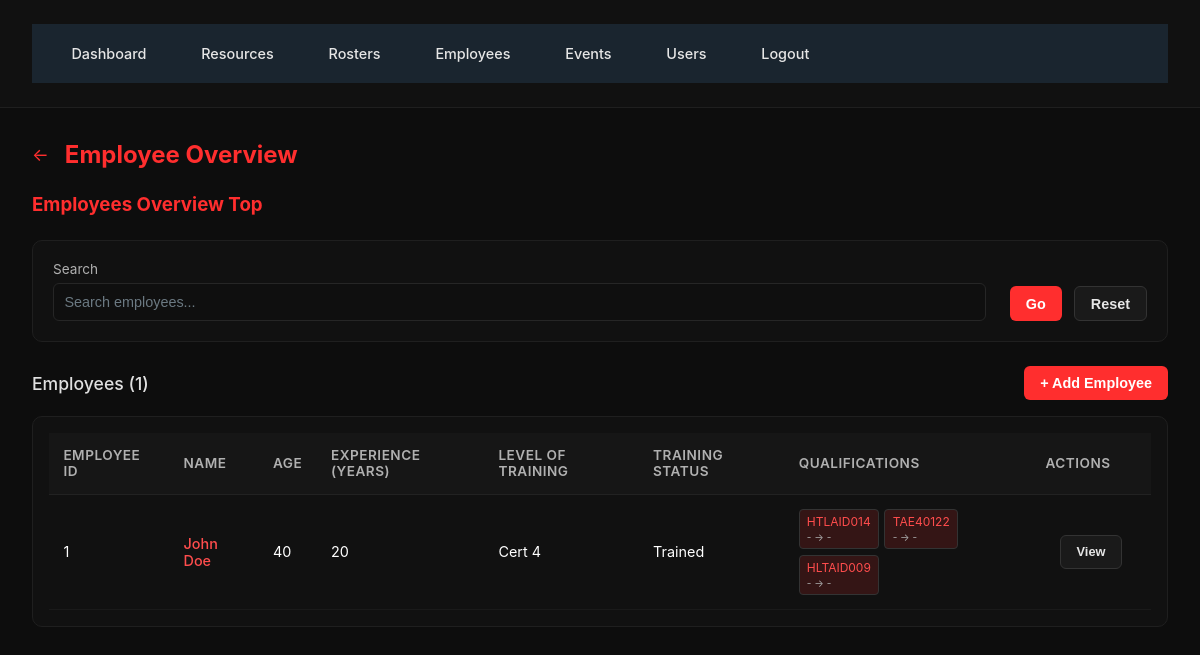
The page /employees (signed in) on the database its author committed.
### Database.py (models this page shows, shortened)
class Employee(db.Model):
    id = db.Column(db.Integer, primary_key=True)
    name = db.Column(db.String(120), nullable=False)
    age = db.Column(db.Integer)
    experience_years = db.Column(db.Integer)
    level_of_training = db.Column(db.String(120))
    training_status = db.Column(db.String(120))
    qualifications = db.relationship('Qualification', backref='employee', cascade='all, delete-orphan')

class Qualification(db.Model):
    id = db.Column(db.Integer, primary_key=True)
    employee_id = db.Column(db.Integer, db.ForeignKey('employee.id'), nullable=False)
    qualification_type_id = db.Column(db.Integer, db.ForeignKey('qualification_type.id'), nullable=False)
    attained_date = db.Column(db.Date)
    expires_date = db.Column(db.Date)
    qualification_type = db.relationship('QualificationType')

class QualificationType(db.Model):
    id = db.Column(db.Integer, primary_key=True)
    name = db.Column(db.String(140), unique=True, nullable=False)
    description = db.Column(db.String(255))

### app.py (the view)
    @app.route('/employees')
    @login_required
    @admin_required
    def employees_overview():
        return render_template('employees_overview.html', employees=Employee.query.all())

### app.py (called while the page is built)
def admin_required(f):
    @wraps(f)
    def wrapper(*args, **kwargs):
        if not current_user.is_admin:
            abort(403)
        return f(*args, **kwargs)
    return wrapper

### Templates/employees_overview.html (shortened to what this page needs)
{% extends "base.html" %}
{% block content %}
<div style="display: flex; align-items: center; margin-bottom: 1.5rem; gap: 1rem;">
  <a href="{{ url_for('rosters') }}" style="color: #ff2e2e; text-decoration: none; font-size: 1.1rem;">←</a>
  <h2 class="page-title" style="margin: 0;">Employee Overview</h2>
</div>
<h3 style="color: #ff2e2e; margin-bottom: 1.5rem;">Employees Overview Top</h3>
<div class="filter-section" style="margin-bottom: 1.5rem;">
  <div class="filter-row">
    <div class="filter-group" style="flex: 2;">
      <label>Search</label>
      <input type="text" id="searchInput" placeholder="Search employees...">
    </div>
    <div class="filter-actions">
      <button class="btn btn-primary" onclick="applyFilters()">Go</button>
      <button class="btn btn-secondary" onclick="resetFilters()">Reset</button>
    </div>
  </div>
</div>
<div class="resources-header" style="margin-bottom: 1rem; display:flex; justify-content:space-between; align-items:center;">
  <div class="resources-count">Employees (<span id="employeeCount">{{ employees|length }}</span>)</div>
  {% if current_user.is_admin %}
  <button class="btn btn-primary" onclick="openAddEmployeeForm()">+ Add Employee</button>
  {% endif %}
</div>
<div class="table-wrapper">
  <table id="employeesTable">
    <thead>
      <tr>
        <th>Employee ID</th>
        <th>Name</th>
        <th>Age</th>
        <th>Experience (Years)</th>
        <th>Level of Training</th>
        <th>Training Status</th>
        <th>Qualifications</th>
        <th style="width: 120px;">Actions</th>
      </tr>
    </thead>
    <tbody>
      {% for emp in employees %}
      <tr class="employee-row" data-search="{{ emp.name }}">
        <td>{{ emp.id }}</td>
        <td>
          <a href="{{ url_for('employee_detail', employee_id=emp.id) }}" style="color: #ff4d4d; text-decoration: none; font-weight: 500;">{{ emp.name }}</a>
        </td>
        <td>{{ emp.age or '-' }}</td>
        <td>{{ emp.experience_years or '-' }}</td>
        <td>{{ emp.level_of_training or '-' }}</td>
        <td>
          {% if emp.training_status and emp.training_status|lower == 'not trained' %}
            <span class="training-badge-red">Not active</span>
          {% else %}
            {{ emp.training_status or 'Not Trained' }}
          {% endif %}
        </td>
        <td>
          <div style="display:flex; gap:0.35rem; flex-wrap:wrap;">
            {% for q in emp.qualifications %}
              <div class="qual-tag">
                {{ q.qualification_type.name }}<br>
                <small>{{ q.attained_date and q.attained_date.strftime('%Y-%m-%d') or '-' }} → {{ q.expires_date and q.expires_date.strftime('%Y-%m-%d') or '-' }}</small>
              </div>
            {% else %}
              <div style="color:#6b7982; font-size:0.85rem;">—</div>
            {% endfor %}
          </div>
        </td>
        <td style="text-align: center;">
          <a href="{{ url_for('employee_detail', employee_id=emp.id) }}" style="text-decoration: none;">
            <button class="btn btn-secondary" style="padding: 0.4rem 0.8rem; font-size: 0.8rem;">View</button>
          </a>
        </td>
      </tr>
      {% endfor %}
    </tbody>
  </table>
</div>
{% endblock %}

### Static/Css/styles.css (style rules this page uses)
* { margin: 0; padding: 0; box-sizing: border-box; }
body { font-family: '72', 'SAP Sans', system-ui, sans-serif; background-color: #000000; color: #e0e0e0; }
.page-title { font-size: 1.5rem; font-weight: 500; color: #0dccff; }
.filter-section { background: #232f3a; padding: 1.5rem; border-radius: 4px; margin-bottom: 1.5rem; border: 1px solid #2d3f4d; }
.filter-row { display: flex; gap: 1rem; flex-wrap: wrap; align-items: center; }
.filter-group { flex: 1; min-width: 200px; }
.filter-group label { display: block; font-size: 0.85rem; color: #b0bcc4; margin-bottom: 0.5rem; }
.filter-group input, .filter-group select { width: 100%; padding: 0.65rem; background: #1a252f; border: 1px solid #2d3f4d; color: #e0e0e0; border-radius: 4px; font-size: 0.9rem; }
.filter-group input::placeholder { color: #6b7982; }
.filter-actions { display: flex; gap: 0.5rem; }
.btn { padding: 0.65rem 1.25rem; border: none; border-radius: 4px; font-weight: 500; cursor: pointer; transition: all 0.2s; font-size: 0.9rem; }
.btn-primary { background: #000000; color: #ffffff; font-weight: 600; }
.btn-secondary { background: transparent; color: #ffffff; border: 1px solid #ff9f9f; }
.resources-header { display: flex; justify-content: space-between; align-items: center; margin-bottom: 1rem; }
.resources-count { font-size: 1.1rem; font-weight: 500; color: #e0e0e0; }
.table-wrapper { background: #000000; border: 1px solid #000000; border-radius: 4px; overflow: hidden; }
table { width: 100%; border-collapse: collapse; }
table thead { background: #000000; border-bottom: 1px solid #000000; }
table th { padding: 1rem; text-align: left; font-weight: 600; color: #ffffff; font-size: 0.85rem; text-transform: uppercase; letter-spacing: 0.5px; }
table td { padding: 1rem; border-bottom: 1px solid #ffffff; color: #ffffff; font-size: 0.9rem; }
table tbody tr { transition: background 0.15s; }
table tbody tr:last-child td { border-bottom: none; }

### Templates/base.html (style rules this page uses)
body { background: #0d0d0d; color: #e6e6e6; font-family: "Inter", "Segoe UI", sans-serif; margin: 0; padding: 0; }

### Templates/employees_overview.html (style rules this page uses)
body { background: #0d0d0d; color: #e6e6e6; font-family: "Inter", "Segoe UI", sans-serif; }
.page-title { color: #ff2e2e !important; font-weight: 700; }
.filter-section { background: #111; padding: 1.25rem; border-radius: 10px; border: 1px solid #1f1f1f; }
.filter-row { display: flex; gap: 1.5rem; align-items: flex-end; }
.filter-group label { color: #b0b0b0; font-size: 0.85rem; margin-bottom: 0.35rem; display: block; }
.filter-group input { width: 100%; padding: 0.65rem; background: #0f0f0f; border: 1px solid #262626; color: #e6e6e6; border-radius: 6px; transition: 0.2s ease; }
.filter-actions { display: flex; gap: 0.75rem; }
.btn { border-radius: 6px !important; padding: 0.55rem 1rem !important; font-weight: 600 !important; transition: 0.2s ease; }
.btn-primary { background: #ff2e2e !important; border: none !important; color: #fff !important; }
.btn-secondary { background: #1a1a1a !important; border: 1px solid #333 !important; color: #e6e6e6 !important; }
.table-wrapper { background: #111; border-radius: 10px; border: 1px solid #1f1f1f; padding: 1rem; overflow-x: auto; }
#employeesTable { width: 100%; border-collapse: collapse; }
#employeesTable thead { background: #161616; }
#employeesTable th { padding: 0.9rem; text-align: left; font-size: 0.85rem; color: #b0b0b0; border-bottom: 1px solid #222; }
#employeesTable tbody tr { transition: 0.2s ease; }
#employeesTable td { padding: 0.9rem; border-bottom: 1px solid #1a1a1a; }
.qual-tag { background: rgba(255, 46, 46, 0.15); color: #ff4d4d; padding: 0.25rem 0.45rem; border-radius: 4px; font-size: 0.75rem; border: 1px solid #333; }
.qual-tag small { color: #aaa; }

### rows shown on the page
Employee: id "1", name "John Doe", age "40", experience_years "20", level_of_training "Cert 4", training_status "Trained"
Qualification: qualification_type.name "HTLAID014", attained_date "-", expires_date "-"
Qualification: qualification_type.name "TAE40122", attained_date "-", expires_date "-"
Qualification: qualification_type.name "HLTAID009", attained_date "-", expires_date "-"

### other values the page prints
{{ employees|length }} "1"
